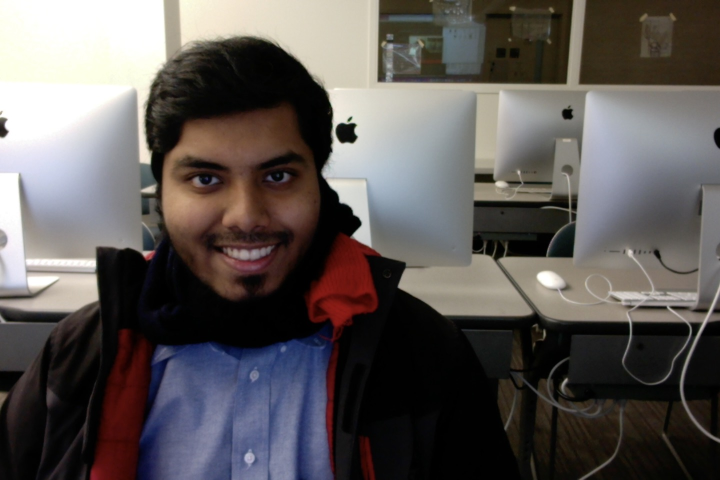
#> input picture exampleSIAM.jpg, 1440 x 960 px, given in place of the camera (shown at 1/2 size)
$ python targetgame.py
#> lines starting #> are read from the running program, lines starting #| are printed output that depends on the picture; after the words box and inside, x2 and y2 are one past the last pixel; in counts of white or black regions, pixels touching at a corner belong together
import cv2
import numpy as np

class FaceFinder:
    """Initializes a face cascade, detects faces, finds the largest, and draws face rectangles."""

    def __init__(self):
        self.face_cascade = cv2.CascadeClassifier(cv2.data.haarcascades + 'haarcascade_frontalface_default.xml')

    def find_face(self, frame):
        """Detects faces and draws rectangles around the largest one. Returns the center coordinates."""
        gray = cv2.cvtColor(frame, cv2.COLOR_BGR2GRAY)
        faces = self.face_cascade.detectMultiScale(gray, scaleFactor=1.1, minNeighbors=9)
        if len(faces) == 0:
            return None

        bx = by = bw = bh = 0
        for (x, y, w, h) in faces:
            if w > bw:  # Select the largest face
                bx, by, bw, bh = x, y, w, h

        cv2.rectangle(frame, (bx, by), (bx + bw, by + bh), (0, 255, 255), 3)
        return (bx + bw // 2, by + bh // 2)

class Stage:
    """Manages the display and drawing of the game."""

    def __init__(self):
        self.disp_h = 1080
        self.disp_w = 1920
        self.cam_h = 720
        self.cam_w = 1280
        self.save_x = 960

    def draw_target_xy(self, img, pos, size):
        """Draws concentric target circles at the specified position."""
        cv2.circle(img, pos, size, (0, 0, 255), -1)
        cv2.circle(img, pos, int(size * 0.8), (255, 255, 255), -1)
        cv2.circle(img, pos, int(size * 0.6), (0, 0, 255), -1)
        cv2.circle(img, pos, int(size * 0.4), (255, 255, 255), -1)
        cv2.circle(img, pos, int(size * 0.2), (0, 0, 255), -1)

    def update(self, facexy):
        """Updates the stage display based on face position."""
        x, y = facexy
        e = 0.9  # Smoothing constant
        x = e * x + (1 - e) * self.save_x
        self.save_x = x

        img = np.zeros((self.disp_h, self.disp_w, 3), dtype=np.uint8)
        decay = 0.3

        sx = sy = 0
        dx = int((x - self.cam_w / 2) * 2)
        for i in range(1, 7):  # Draw grid
            sx = sx + int((960 - sx) * decay)
            sy = sy + int((540 - sy) * decay)
            dx = int(dx * decay)
            cv2.rectangle(img, (sx + dx, sy), (self.disp_w - sx + dx, self.disp_h - sy), (255, 255, 255), 1)

        # Draw targets
        ball_positions = [
            (600 + int((x - self.cam_w / 2) * 2 * 0.6), 540, 35),
            (1000 + int((x - self.cam_w / 2) * 2 * 0.2), 440, 25),
            (1100 + int((x - self.cam_w / 2) * 2 * 0.9), 650, 50)
        ]

        for ballx, bally, size in ball_positions:
            self.draw_target_xy(img, (ballx, bally), size)

        cv2.imshow("Siam's Game", img)

# Main application
ff = FaceFinder()
stage = Stage()

cap = cv2.VideoCapture(0)
if not cap.isOpened():
    print('Cannot open camera. Ensure the webcam is available and not used by another app.')
    exit()

moved = False
while True:
    ret, frame = cap.read()
#> frame is the input picture: shape (960, 1440, 3); mean B, G, R 86.2, 87.8, 93
    if not ret:
        print("Error reading frame. Exiting...")
        break

    facexy = ff.find_face(frame)
#> in find_face, `gray = cv2.cvtColor(frame, cv2.COLOR_BGR2GRAY)`:
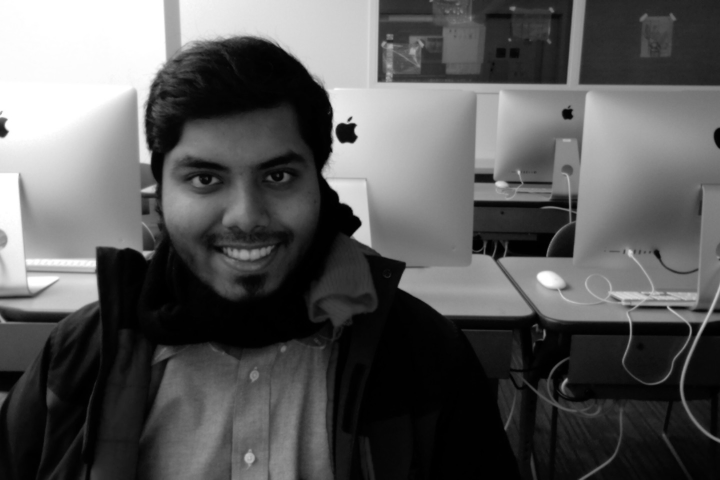
#> gray: shape (960, 1440) (shown at 1/2 size); min 0, max 255, mean 89.2
#> in find_face, `faces = self.face_cascade.detectMultiScale(gray, scaleFactor=1.1, minN..`: faces = [[292, 213, 381, 381]]
#> the loop in find_face, `for (x, y, w, h) in faces:` made 1 pass
#> (x, y, w, h, bx, by, bw, bh) on pass 1: (292, 213, 381, 381, 292, 213, 381, 381)
#> after the loop in find_face, `for (x, y, w, h) in faces:`: bh = 381; bx = 292; by = 213
#> in find_face, `cv2.rectangle(frame, (bx, by), (bx + bw, by + bh), (0, 255, 255), 3)`:
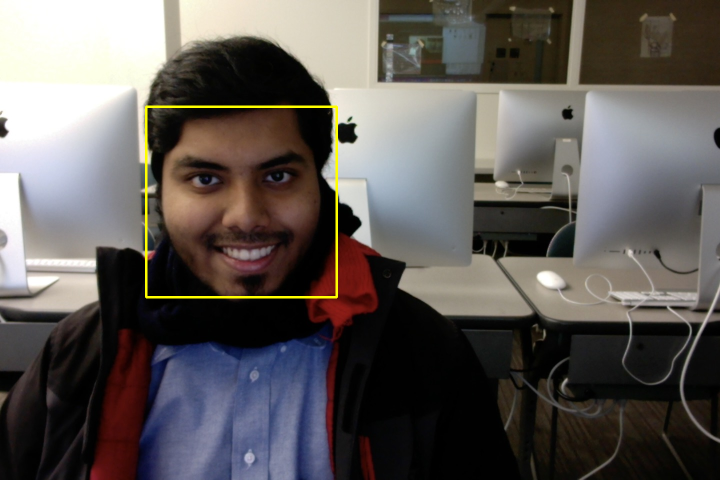
#> frame: shape (960, 1440, 3) (shown at 1/2 size); 0.55% of pixels changed, all inside (x1, y1, x2, y2) = (290, 211, 676, 597)
#> facexy = (482, 403)
    frame_small = cv2.resize(frame, (frame.shape[1] // 4, frame.shape[0] // 4), interpolation=cv2.INTER_LINEAR)
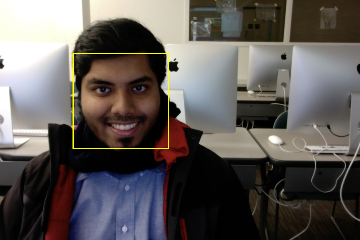
#> frame_small: shape (240, 360, 3); mean B, G, R 86.1, 88.9, 94.1
    cv2.imshow('press q to quit', frame_small)
    if not moved:
        cv2.moveWindow('press q to quit', 1080, 0)
        moved = True

    if facexy is not None:
        stage.update(facexy)
#> in update, `x, y = facexy`: x = 482; y = 403
#> in update, `x = e * x + (1 - e) * self.save_x`: x = 529.8
#> in update, `dx = int((x - self.cam_w / 2) * 2)`: dx = -220
#> the loop in update, `for i in range(1, 7):` made 6 passes
#> dx on passes 1 to 6: -66, -19, -5, -1, 0, 0
#> after the loop in update, `for i in range(1, 7):`:
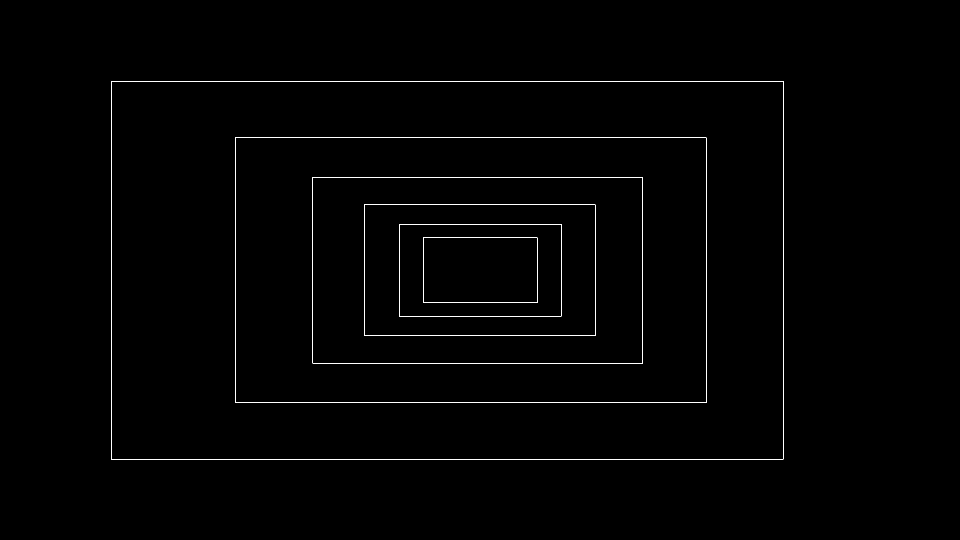
#> img: shape (1080, 1920, 3) (shown at 1/2 size); 0.6% white in thin lines or dots, all inside (x1, y1, x2, y2) = (222, 162, 1567, 919)
#> after the loop in update, `for i in range(1, 7):`: sx = 846; sy = 475
#> in update, `ball_positions = [ (600 + int((x - self.cam_w / 2) * 2 * 0.6), 540, 35..`: ball_positions = [(468, 540, 35), (956, 440, 25), (902, 650, 50)]
#> the loop in update, `for ballx, bally, size in ball_positions:` made 3 passes
#> after the loop in update, `for ballx, bally, size in ball_positions:`:
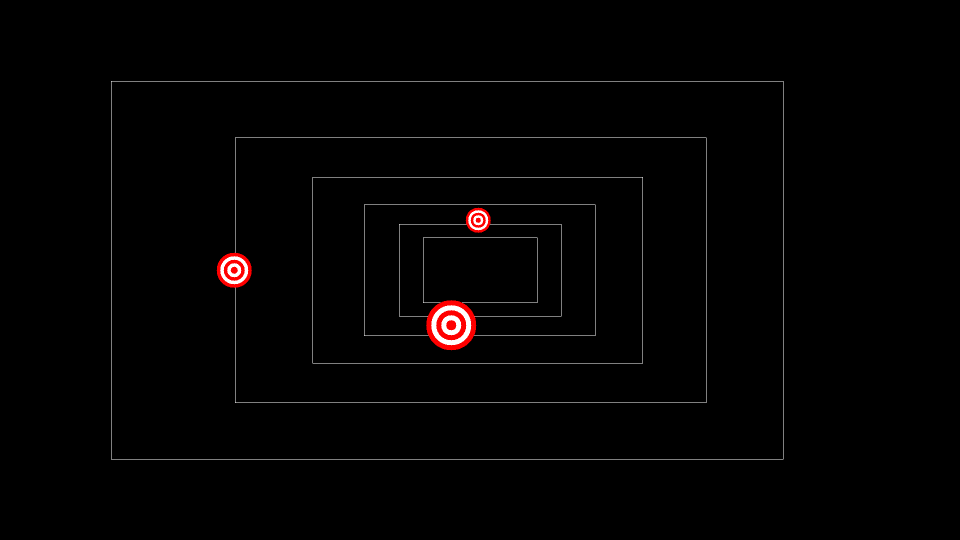
#> img: shape (1080, 1920, 3) (shown at 1/2 size); 0.65% of pixels changed, all inside (x1, y1, x2, y2) = (433, 415, 982, 701); drawn as B, G, R

    # Stop if 'q' key is pressed
    if cv2.waitKey(30) & 0xFF == ord('q'):
#> (key q is pressed here)
        break

# Release the VideoCapture object
cap.release()
cv2.destroyAllWindows()
